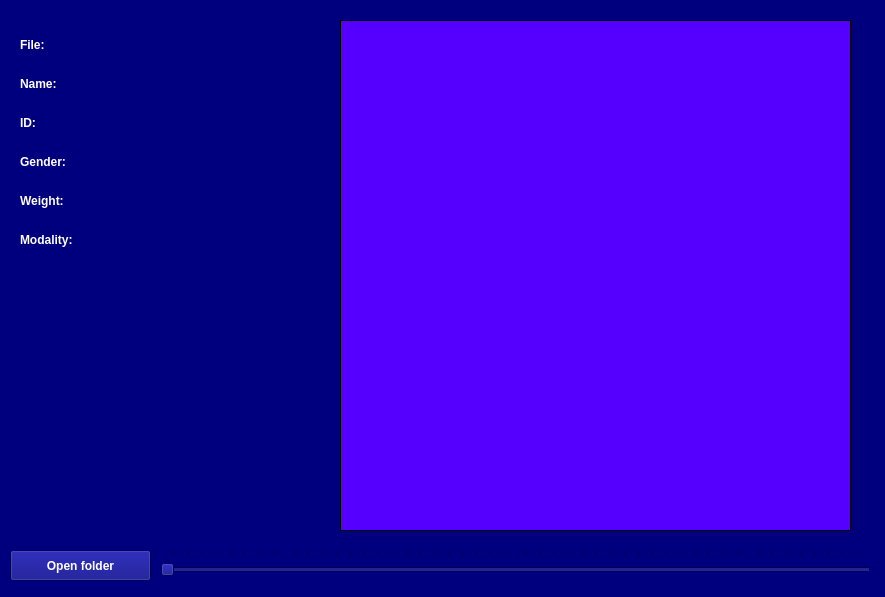
<?xml version="1.0" encoding="UTF-8"?>
<ui version="4.0">
 <class>MainWindow</class>
 <widget class="QMainWindow" name="MainWindow">
  <property name="geometry">
   <rect>
    <x>0</x>
    <y>0</y>
    <width>885</width>
    <height>597</height>
   </rect>
  </property>
  <property name="font">
   <font>
    <family>Italic</family>
    <pointsize>16</pointsize>
   </font>
  </property>
  <property name="windowTitle">
   <string>MainWindow</string>
  </property>
  <property name="styleSheet">
   <string notr="true">background-color: #00007f;

</string>
  </property>
  <widget class="QWidget" name="centralwidget">
   <widget class="QPushButton" name="pushButton">
    <property name="geometry">
     <rect>
      <x>10</x>
      <y>550</y>
      <width>141</width>
      <height>31</height>
     </rect>
    </property>
    <property name="font">
     <font>
      <family>Arial</family>
      <pointsize>9</pointsize>
      <weight>75</weight>
      <italic>false</italic>
      <bold>true</bold>
      <underline>false</underline>
      <kerning>true</kerning>
     </font>
    </property>
    <property name="styleSheet">
     <string notr="true">color: rgb(255, 255, 255)</string>
    </property>
    <property name="text">
     <string>Open folder</string>
    </property>
   </widget>
   <widget class="QLabel" name="label">
    <property name="geometry">
     <rect>
      <x>340</x>
      <y>20</y>
      <width>511</width>
      <height>511</height>
     </rect>
    </property>
    <property name="font">
     <font>
      <pointsize>9</pointsize>
     </font>
    </property>
    <property name="styleSheet">
     <string notr="true">border : 1px solid black;
background-color: #5500ff</string>
    </property>
    <property name="text">
     <string/>
    </property>
   </widget>
   <widget class="QSlider" name="horizontalSlider">
    <property name="geometry">
     <rect>
      <x>160</x>
      <y>550</y>
      <width>711</width>
      <height>31</height>
     </rect>
    </property>
    <property name="orientation">
     <enum>Qt::Horizontal</enum>
    </property>
    <property name="tickPosition">
     <enum>QSlider::TicksAbove</enum>
    </property>
   </widget>
   <widget class="QWidget" name="layoutWidget">
    <property name="geometry">
     <rect>
      <x>20</x>
      <y>20</y>
      <width>301</width>
      <height>251</height>
     </rect>
    </property>
    <property name="font">
     <font>
      <pointsize>9</pointsize>
     </font>
    </property>
    <layout class="QVBoxLayout" name="verticalLayout">
     <item>
      <layout class="QHBoxLayout" name="horizontalLayout">
       <item>
        <widget class="QLabel" name="label_2">
         <property name="font">
          <font>
           <family>Arial</family>
           <pointsize>9</pointsize>
           <weight>75</weight>
           <bold>true</bold>
          </font>
         </property>
         <property name="styleSheet">
          <string notr="true">color: rgb(255, 255, 255)</string>
         </property>
         <property name="text">
          <string>&lt;html&gt;&lt;head/&gt;&lt;body&gt;&lt;p&gt;File:&lt;/p&gt;&lt;/body&gt;&lt;/html&gt;</string>
         </property>
        </widget>
       </item>
       <item>
        <widget class="QLineEdit" name="Fileprueba">
         <property name="enabled">
          <bool>false</bool>
         </property>
         <property name="font">
          <font>
           <family>Arial</family>
           <pointsize>9</pointsize>
           <weight>75</weight>
           <bold>true</bold>
          </font>
         </property>
         <property name="mouseTracking">
          <bool>false</bool>
         </property>
         <property name="acceptDrops">
          <bool>false</bool>
         </property>
         <property name="styleSheet">
          <string notr="true">border: none;
color: rgb(255, 255, 255)</string>
         </property>
        </widget>
       </item>
      </layout>
     </item>
     <item>
      <layout class="QHBoxLayout" name="horizontalLayout_2">
       <item>
        <widget class="QLabel" name="label_3">
         <property name="font">
          <font>
           <family>Arial</family>
           <pointsize>9</pointsize>
           <weight>75</weight>
           <bold>true</bold>
          </font>
         </property>
         <property name="styleSheet">
          <string notr="true">color: rgb(255, 255, 255)</string>
         </property>
         <property name="text">
          <string>Name:</string>
         </property>
        </widget>
       </item>
       <item>
        <widget class="QLineEdit" name="Fileprueba_2">
         <property name="enabled">
          <bool>false</bool>
         </property>
         <property name="font">
          <font>
           <family>Arial</family>
           <pointsize>9</pointsize>
           <weight>75</weight>
           <bold>true</bold>
          </font>
         </property>
         <property name="mouseTracking">
          <bool>false</bool>
         </property>
         <property name="acceptDrops">
          <bool>false</bool>
         </property>
         <property name="styleSheet">
          <string notr="true">border: none;
color: rgb(255, 255, 255)</string>
         </property>
        </widget>
       </item>
      </layout>
     </item>
     <item>
      <layout class="QHBoxLayout" name="horizontalLayout_3">
       <item>
        <widget class="QLabel" name="label_4">
         <property name="font">
          <font>
           <family>Arial</family>
           <pointsize>9</pointsize>
           <weight>75</weight>
           <bold>true</bold>
          </font>
         </property>
         <property name="styleSheet">
          <string notr="true">color: rgb(255, 255, 255)</string>
         </property>
         <property name="text">
          <string>ID:</string>
         </property>
        </widget>
       </item>
       <item>
        <widget class="QLineEdit" name="Fileprueba_3">
         <property name="enabled">
          <bool>false</bool>
         </property>
         <property name="font">
          <font>
           <family>Arial</family>
           <pointsize>9</pointsize>
           <weight>75</weight>
           <bold>true</bold>
          </font>
         </property>
         <property name="mouseTracking">
          <bool>false</bool>
         </property>
         <property name="acceptDrops">
          <bool>false</bool>
         </property>
         <property name="styleSheet">
          <string notr="true">border: none;
color: rgb(255, 255, 255)</string>
         </property>
        </widget>
       </item>
      </layout>
     </item>
     <item>
      <layout class="QHBoxLayout" name="horizontalLayout_4">
       <item>
        <widget class="QLabel" name="label_5">
         <property name="font">
          <font>
           <family>Arial</family>
           <pointsize>9</pointsize>
           <weight>75</weight>
           <bold>true</bold>
          </font>
         </property>
         <property name="styleSheet">
          <string notr="true">color: rgb(255, 255, 255)</string>
         </property>
         <property name="text">
          <string>Gender:</string>
         </property>
        </widget>
       </item>
       <item>
        <widget class="QLineEdit" name="Fileprueba_4">
         <property name="enabled">
          <bool>false</bool>
         </property>
         <property name="font">
          <font>
           <family>Arial</family>
           <pointsize>9</pointsize>
           <weight>75</weight>
           <bold>true</bold>
          </font>
         </property>
         <property name="mouseTracking">
          <bool>false</bool>
         </property>
         <property name="acceptDrops">
          <bool>false</bool>
         </property>
         <property name="styleSheet">
          <string notr="true">border: none;
color: rgb(255, 255, 255)</string>
         </property>
        </widget>
       </item>
      </layout>
     </item>
     <item>
      <layout class="QHBoxLayout" name="horizontalLayout_5">
       <item>
        <widget class="QLabel" name="label_7">
         <property name="font">
          <font>
           <family>Arial</family>
           <pointsize>9</pointsize>
           <weight>75</weight>
           <bold>true</bold>
          </font>
         </property>
         <property name="styleSheet">
          <string notr="true">color: rgb(255, 255, 255)</string>
         </property>
         <property name="text">
          <string>Weight:</string>
         </property>
        </widget>
       </item>
       <item>
        <widget class="QLineEdit" name="Fileprueba_5">
         <property name="enabled">
          <bool>false</bool>
         </property>
         <property name="font">
          <font>
           <family>Arial</family>
           <pointsize>9</pointsize>
           <weight>75</weight>
           <bold>true</bold>
          </font>
         </property>
         <property name="mouseTracking">
          <bool>false</bool>
         </property>
         <property name="acceptDrops">
          <bool>false</bool>
         </property>
         <property name="styleSheet">
          <string notr="true">border: none;
color: rgb(255, 255, 255)
</string>
         </property>
        </widget>
       </item>
      </layout>
     </item>
     <item>
      <layout class="QHBoxLayout" name="horizontalLayout_6">
       <item>
        <widget class="QLabel" name="label_6">
         <property name="font">
          <font>
           <family>Arial</family>
           <pointsize>9</pointsize>
           <weight>75</weight>
           <bold>true</bold>
          </font>
         </property>
         <property name="styleSheet">
          <string notr="true">color: rgb(255, 255, 255)</string>
         </property>
         <property name="text">
          <string>Modality:</string>
         </property>
        </widget>
       </item>
       <item>
        <widget class="QLineEdit" name="Fileprueba_6">
         <property name="enabled">
          <bool>false</bool>
         </property>
         <property name="font">
          <font>
           <family>Arial</family>
           <pointsize>9</pointsize>
           <weight>75</weight>
           <bold>true</bold>
          </font>
         </property>
         <property name="mouseTracking">
          <bool>false</bool>
         </property>
         <property name="acceptDrops">
          <bool>false</bool>
         </property>
         <property name="styleSheet">
          <string notr="true">border: none;
color: rgb(255, 255, 255)</string>
         </property>
        </widget>
       </item>
      </layout>
     </item>
    </layout>
   </widget>
  </widget>
 </widget>
 <resources>
  <include location="fondo.qrc"/>
 </resources>
 <connections/>
</ui>
